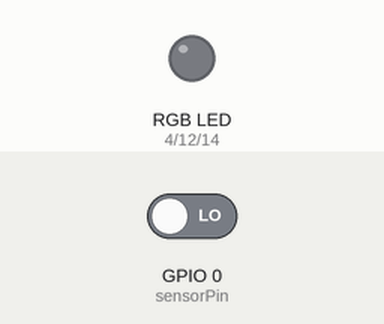
A sketch run on a simulated ESP8266 (NodeMCU). On the bench: an RGB LED mixed from three pins (HIGH = lit). The test bench sets the inputs (shaded band); at power-on: GPIO 0 (sensorPin) LOW. WiFi joins after 1.5 s; servers stay silent unless stated.

Above: at 0.1 s.
At 1.9 s:
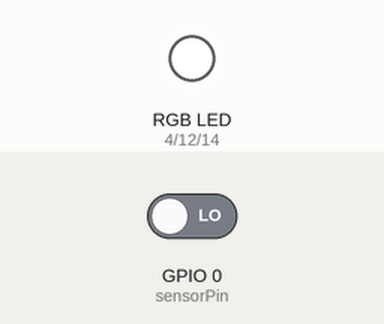
Timing chart, 0 to 3.4 s (numbered marks = the images above):
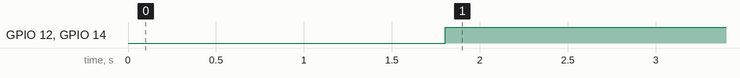

The sketch:

BlynkNotification.ino
```cpp
#define BLYNK_PRINT Serial // Defines the object that is used for printing
#include <ESP8266WiFi.h> // It provides ESP8266 specific Wi-Fi routines that we are calling to connect to the network
#include <BlynkSimpleEsp8266.h> // It handles all the connection routines and data exchange between hardware, Blynk Cloud, and Blynk app
char auth[] = "1c777027bb32498c92ffbaca882f5688"; // Device Authentication Token to get the hardware online and connect it to Blynk Cloud
const int sensorPin = 00; // connect digital output pin D0 of Moisture Sensor to pin D3 of NodeMCU development board, which connects to GPIO 00 of ESP8266 microcontroller
int sensorState = 0;
int lastState = 0;
int c;
const int redPin = 4; //connect pin R of RGB LED to D2 of NodeMCU development board, which connects to GPIO 04 of ESP8266 microcontroller
const int greenPin = 12; //connect pin G of RGB LED to D6 of NodeMCU development board, which connects to GPIO 12 of ESP8266 microcontroller
const int bluePin = 14; //connect pin B of RGB LED to D5 of NodeMCU development board, which connects to GPIO 14 of ESP8266 microcontroller
void setup()
{
Serial.begin(9600); //Baud Rate 9600
Blynk.begin(auth, "INTEX", "77777777"); // "INTEX" and "77777777" are the Service Set IDentifier and Password of the Access Point respectively
pinMode(sensorPin, INPUT); // declaring D3 of NodeMCU development board as INPUT pin
}
void loop()
{
analogWrite(redPin, 280);
analogWrite(greenPin, 300);
analogWrite(bluePin, 300);
Blynk.run();
sensorState = digitalRead(sensorPin);
if (sensorState == 1 && lastState == 0)
  {
  Blynk.notify("Water your plants"); //Initial notification to water the plants
  lastState = 1;
  delay(100);
  }
if (sensorState == 1 && lastState == 1)
  {
  delay(1000);
  c++;
    if (c==600)
    {
    Blynk.notify("plants have not been watered yet"); //Second notification after 10 mins from the initial notification, if plants haven't been watered yet
    c=0;
    }
  }
else
  {
  lastState = 0;
  delay(100);
  }
delay(10);
}
```

Measured:
- by itself, GPIO 12 (greenPin), GPIO 14 (bluePin): LOW → HIGH at 1.8 s
